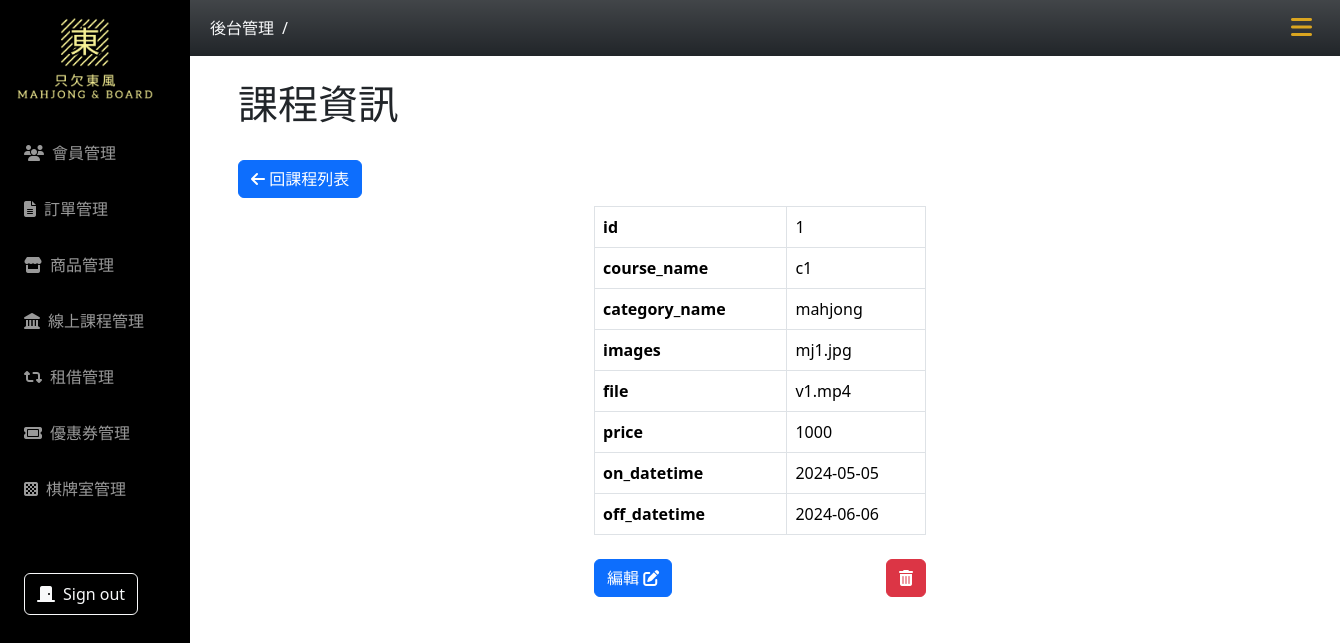
The app's page /mjphp/course-detail.php with its own data.
### tables this page shows
CREATE TABLE `course` (
  `id` int(5) UNSIGNED NOT NULL,
  `course_name` varchar(50) NOT NULL,
  `course_category_id` int(3) NOT NULL,
  `price` int(6) UNSIGNED NOT NULL,
  `images` varchar(50) NOT NULL,
  `file` varchar(255) NOT NULL,
  `created_at` datetime NOT NULL,
  `updated_at` datetime NOT NULL,
  `on_datetime` date NOT NULL,
  `off_datetime` date NOT NULL,
  `valid` tinyint(4) NOT NULL DEFAULT 1
);

CREATE TABLE `course_category` (
  `id` int(11) NOT NULL,
  `course_id` int(11) NOT NULL,
  `name` varchar(50) NOT NULL
);

### mjphp/course-detail.php (the view, shortened to what this page needs)
<?php
if (!isset($_GET["id"])) {
    $id = 1;
} else {
    $id = $_GET["id"];
}
require_once("../db_connect_mahjong.php");
$sql = "SELECT * FROM course WHERE id = $id AND valid=1";
$result = $conn->query($sql);
$row = $result->fetch_assoc();
if ($result->num_rows > 0) {
    $courseExit = true;
} else {
    $courseExit = false;
    $title = "課程不存在";
}
$sqlCategory = "SELECT course.*, course_category.name AS category_name
        FROM course
        JOIN course_category ON course.course_category_id = course_category.id
        WHERE course.id = $id AND course.valid=1";
$resultCategory = $conn->query($sqlCategory);
$rowsCategory = $resultCategory->fetch_all(MYSQLI_ASSOC);
?>
<!doctype html>
<html lang="en">
<head>
    <?php include("../css-mahjong.php"); ?>
</head>
<body>
    <?php include("../nav.php"); ?>
    <div class="container main-content px-5">
        <h1 class="my-4">課程資訊</h1>
        <div class="py-2">
            <a class="btn btn-primary" href="course-list.php"><i class="fa-solid fa-arrow-left"></i> 回課程列表</a>
        </div>
        <div class="row justify-content-center">
            <div class="col-lg-4">
                <?php if ($courseExit) : ?>
                    <table class="table table-bordered">
                        <tr>
                            <th>id</th>
                            <td><?= $row["id"] ?></td>
                        </tr>
                        <tr>
                            <th>course_name</th>
                            <td><?= $row["course_name"] ?></td>
                        </tr>
                        <tr>
                            <th>category_name</th>
                            <td><?= $rowsCategory[0]["category_name"] ?></td>
                        </tr>
                        <tr>
                            <th>images</th>
                            <td><?= $row["images"] ?></td>
                        </tr>
                        <tr>
                            <th>file</th>
                            <td><?= $row["file"] ?></td>
                        </tr>
                        <tr>
                            <th>price</th>
                            <td><?= $row["price"] ?></td>
                        </tr>
                        <tr>
                            <th>on_datetime</th>
                            <td><?= $row["on_datetime"] ?></td>
                        </tr>
                        <tr>
                            <th>off_datetime</th>
                            <td><?= $row["off_datetime"] ?></td>
                        </tr>
                    </table>
                    <div class="py-2 d-flex justify-content-between">
                        <a class="btn btn-primary" href="course-edit.php?id=<?= $row["id"] ?>" title="編輯課程">編輯 <i class="fa-solid fa-pen-to-square"></i></a>
                        <button class="btn btn-danger" title="刪除課程" data-bs-toggle="modal" data-bs-target="#deleteModal"><i class="fa-solid fa-trash-can"></i></button>
                    </div>
                <?php else : ?>
                    <h1>課程不存在</h1>
                <?php endif; ?>
            </div>
        </div>
    </div>
</body>
</html>

### css-mahjong.php (style rules this page uses)
:root { --aside-width: 190px; --header-nav-height: 56px; }
.main-content { margin: 0 0 0 var(--aside-width); padding-top: var(--header-nav-height); }

### records on screen
course: id "1", course_name "c1", course_category.name "mahjong", images "mj1.jpg", file "v1.mp4", price "1000", on_datetime "2024-05-05", off_datetime "2024-06-06"
